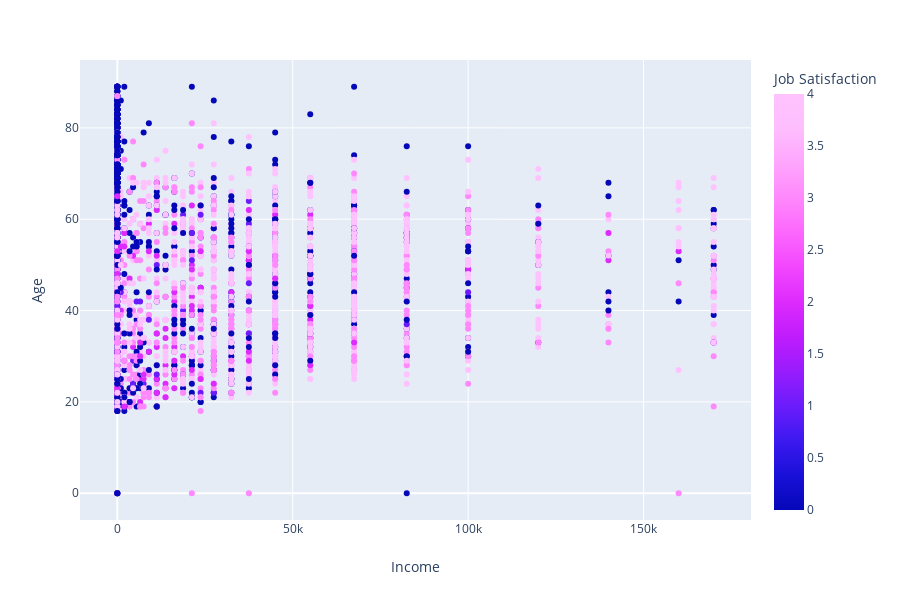

Notebook code cell kept with this figure:
### Code cell
#another simple scatterplot

px.scatter(happiness_data, x='Income', y='Age', color = 'Job Satisfaction')

### Figure 1 — Plotly figure (JSON) as saved in the notebook; plotly's stock layout.template omitted (floating-point values rounded to 4 significant figures; data arrays with more than 128 entries replaced by an {"elided": "..."} marker saying what was removed)
{"data": [{"hovertemplate": "Income=%{x}<br>Age=%{y}<br>Job Satisfaction=%{marker.color}<extra></extra>", "legendgroup": "", "marker": {"cmax": 4, "cmin": 0, "color": {"elided": "2869 int values"}, "colorbar": {"title": {"text": "Job Satisfaction"}}, "colorscale": [[0, "#0508b8"], [0.08333, "#1910d8"], [0.1667, "#3c19f0"], [0.25, "#6b1cfb"], [0.3333, "#981cfd"], [0.4167, "#bf1cfd"], [0.5, "#dd2bfd"], [0.5833, "#f246fe"], [0.6667, "#fc67fd"], [0.75, "#fe88fc"], [0.8333, "#fea5fd"], [0.9167, "#febefe"], [1, "#fec3fe"]], "showscale": true, "symbol": "circle"}, "mode": "markers", "name": " ", "showlegend": false, "type": "scatter", "uid": "85d4ef5c-22e2-4025-ba5f-490a0b859437", "x": {"elided": "2869 int values"}, "xaxis": "x", "y": {"elided": "2869 int values"}, "yaxis": "y"}], "layout": {"grid": {"xaxes": ["x"], "xgap": 0.1, "xside": "bottom", "yaxes": ["y"], "ygap": 0.1, "yside": "left"}, "height": 600, "legend": {"tracegroupgap": 0}, "margin": {"t": 60}, "xaxis": {"title": {"text": "Income"}}, "yaxis": {"title": {"text": "Age"}}}}
